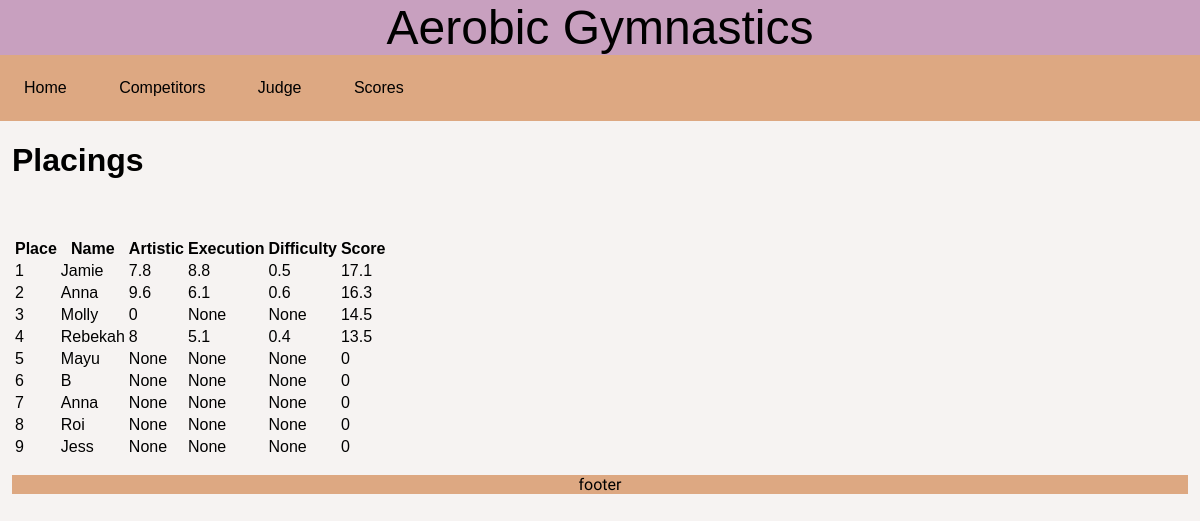
The app's page /score with its own data.
### tables this page shows
CREATE TABLE Competitor (id INTEGER PRIMARY KEY UNIQUE, name STRING, last_name STRING, level NOT NULL, score DEFAULT (0), difficulty DECIMAL, artistic DECIMAL, execution DECIMAL);

### Main.py (the view)
@app.route("/score")
def score():
   connection = sqlite3.connect('aerobicgymnastics.db')
   cursor = connection.cursor()
   cursor.execute(f"SELECT name, artistic, execution, difficulty, score FROM Competitor ORDER BY score DESC;")
   scores = cursor.fetchall()
   placings = []
   counter = 0
   scores = list(scores)
   scores_with_placings = []
   print(scores)
   for item in scores:
      counter+=1
      item = list(item)
      item.insert(0, counter)
      item = tuple(item)
      scores_with_placings.append(item)
   scores_with_placings = tuple(scores_with_placings)
   print(scores_with_placings)
   for item in scores:
      placings.append(counter)
   placings = tuple(placings)
   print(placings)
   return render_template("score.html", scores=scores_with_placings, placings=placings, counter=counter)

### templates/score.html (shortened to what this page needs)
{% extends "layout.html" %}
{% block content %}
<!DOCTYPE html>
<html lang="en">
<head>
</head>
<body >
    <div class="title"><h1>Placings</h1><br><br></div>
    <div id="placings">
    <table id="placings">
        <th>Place</th>
        <th>Name</th>
        <th>Artistic</th>
        <th>Execution</th>
        <th>Difficulty</th>
        <th>Score</th>
        {% for item in scores %}
        <tr>
            <td id="placing">{{ item[0] }}</td>
            <td>{{ item[1] }}</td>
            <td>{{ item[2] }}</td>
            <td>{{ item[3] }}</td>
            <td>{{ item[4] }}</td>
            <td>{{ item[5] }}</td>
        </tr>
        {% endfor %}
    </table>
    {% endblock content %}

### templates/layout.html (shortened to what this page needs)
<!DOCTYPE html>
<html lang="en">
<head>
    <link rel="stylesheet" href="\static\style.css">
</head>
<body>
    <header>
        <div id="top">Aerobic Gymnastics</div>
        <nav>
            <ul id="navbar">
                <li class="navbar"><a class="navitem" href="/">Home</a></li>
                <li class="navbar"><a class="navitem" href="/competitor">Competitors</a></li>
                <li class="navbar"><a class="navitem" href="/judge">Judge</a></li>
                <li class="navbar"><a class="navitem" href="/score">Scores</a></li>
            </ul>
        </nav>
    </header>
    <div id="main_content">
        {%block content%} {%endblock%}
    </div>
    <footer><p>footer</p></footer>
</body>
</html>

### static/style.css (style rules this page uses)
#top { font-size: 4vw; display: block; background-color: #C8A0Bf; text-align: center; font-family: 'Lucida Sans Unicode', 'Lucida Grande', sans-serif; }
.navbar { display: block; display: inline; }
#navbar { list-style-type: none; margin: 0; padding: 0; }
nav { background-color: #DDA882; padding: 2vw; padding-left:0; margin:0; }
.navitem { color: black; text-align: center; text-decoration: none; padding: 2vw; font-family: 'Lucida Sans Unicode', 'Lucida Grande', sans-serif; }
#main_content { background-color: #F6F3F2; margin: 1vw; font-family: 'Lucida Sans Unicode', 'Lucida Grande', sans-serif; text-decoration: none; }
body { background-color: #F6F3F2; margin: 0; }
p { font-family: Didact Gothic; }
* { box-sizing: border-box }
body { font-family: Verdana, sans-serif; margin:0 }
#placings { border: 1px solid; border-width: 1mm; border-style: none; }
footer { background-color: #DDA882; width: 100%; bottom: 0; text-align: center; }

### records on screen
Competitor: item "1", name "Jamie", artistic "7.8", execution "8.8", difficulty "0.5", score "17.1"
Competitor: item "2", name "Anna", artistic "9.6", execution "6.1", difficulty "0.6", score "16.3"
Competitor: item "3", name "Molly", artistic "0", item "None", score "14.5"
Competitor: item "4", name "Rebekah", artistic "8", execution "5.1", difficulty "0.4", score "13.5"
Competitor: item "5", name "Mayu", item "None", score "0"
Competitor: item "7", name "Anna", item "None", score "0"
Competitor: item "8", name "Roi", item "None", score "0"
Competitor: item "9", name "Jess", item "None", score "0"

### other values on screen
{{ item[0] }} "6"
{{ item[1] }} "B"
{{ item[2] }} "None"
{{ item[3] }} "None"
{{ item[4] }} "None"
{{ item[5] }} "0"
